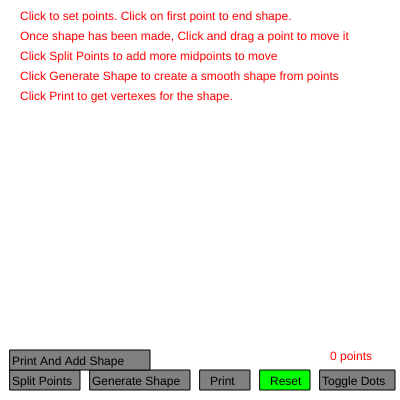
Frame 1 (no input)
Frame 60 (no input): identical to frame 1, image omitted
Frame 120 (the mouse pressed at the canvas centre since frame 60): identical to frame 1, image omitted

The p5.js sketch that drew this single still picture (run headless with seeded random() and noise() and a simulated clock; from frame 60 on, the mouse is pressed at the canvas centre):

// p5.js sketch
// ── sketch.js
// subdivision - split + average
// beginShape + endShape to enclose the entire shape
// EXPERIMENT with coloring and number of iterations

var points = [];
var multipoints = [];
var oldpoints = [];
var p2 = [];
var numPoints = 0;
var done = 0;
var start = 0;
var iterations = 0;

var pointDist = function (x, y) {
  var result = false;
  for (var i = 0; i < points.length; i++) {
    if (dist(x, y, points[i].x, points[i].y) < 10) {
      result = true;
      done = 1;
    }
  }
  return result;
};

var mouseDragged = function () {
  if (done === 1) {
    for (var i = 0; i < points.length; i++) {
      if (dist(mouseX, mouseY, points[i].x, points[i].y) < 10) {
        points[i].x = pmouseX;
        points[i].y = pmouseY;
        break;
      }
    }
  }
  else if (done === 2) {
    for (var i = 0; i < points.length; i++) {
      if (dist(mouseX, mouseY, points[i].x, points[i].y) < 10) {
        points[i].x = pmouseX;
        points[i].y = pmouseY;
        copyPoints();
        iterations = 0;
        break;
      }
    }
  }
}
var copyPoints = function () {
  multipoints.splice(0, multipoints.length);
  for (var i = 0; i < points.length; i++) {
    multipoints.push(new p5.Vector(points[i].x, points[i].y));
  }
}
var mouseClicked = function () {
  start = 1;
  if (mouseX > 10 && mouseX < 80 && mouseY > 370 && mouseY < 390) {
    if (done === 1) {
      splitAndAdd();
    }
  }
  else if (mouseX > 90 && mouseX < 190 && mouseY > 370 && mouseY < 390) {
    if (done === 1) {
      copyPoints();
      done = 2;
    }
  }
  else if (mouseX > 200 && mouseX < 250 && mouseY > 370 && mouseY < 390) {
    printPoints();
  }
  else if (mouseX > 260 && mouseX < 310 && mouseY > 370 && mouseY < 390) {
    points = [];
    p2 = [];
    start = 0;
    done = 0;
    numPoints = 0;
    iterations = 0;
  }
  else if (mouseX > 320 && mouseX < 395 && mouseY > 370 && mouseY < 390) {
    if (done === 2) {
      done = 3;
    }
    else if (done === 3) {
      done = 2;
    }
  }
  else if (mouseX > 10 && mouseX < 150 && mouseY > 350 && mouseY < 370) {
    printPoints();
    oldpoints.push(JSON.parse(JSON.stringify(multipoints)));
    points = [];
    p2 = [];
    multipoints = [];
    done = 0;
    numPoints = 0;
    iterations = 0;
  }
  else if ((done === 0) && (pointDist(mouseX, mouseY) === false)) {
    points.push(new p5.Vector(mouseX, mouseY));
    multipoints.push(new p5.Vector(mouseX, mouseY));
    numPoints++;
  }
};

var printPoints = function () {
  var output = "beginShape();\n"
  for (var i = 0; i < multipoints.length; i++) {
    output += "vertex(" + multipoints[i].x + ", " + multipoints[i].y + ");\n"
  }
  output += "endShape();"
  alert(output)
  console.log(output);
}

var splitAndAdd = function () {
  splitPoints();
  points.splice(0, points.length);
  for (i = 0; i < p2.length; i++) {
    points.push(new p5.Vector(p2[i].x, p2[i].y));
  }
  numPoints = points.length;
}

var splitPoints = function () {
  p2.splice(0, p2.length);
  for (var i = 0; i < points.length - 1; i++) {
    p2.push(new p5.Vector(points[i].x, points[i].y));
    p2.push(new p5.Vector((points[i].x + points[i + 1].x) / 2, (points[i].y +
      points[i + 1].y) / 2));
  }
  p2.push(new p5.Vector(points[i].x, points[i].y));
  p2.push(new p5.Vector((points[0].x + points[i].x) / 2, (points[0].y +
    points[i].y) / 2));
};

var average = function () {
  for (var i = 0; i < p2.length - 1; i++) {
    var x = (p2[i].x + p2[i + 1].x) / 2;
    var y = (p2[i].y + p2[i + 1].y) / 2;
    p2[i].set(x, y);
  }
  var x = (p2[i].x + points[0].x) / 2;
  var y = (p2[i].y + points[0].y) / 2;
  points.splice(0, points.length);
  for (i = 0; i < p2.length; i++) {
    points.push(new p5.Vector(p2[i].x, p2[i].y));
  }
};

var multisplitPoints = function () {
  p2.splice(0, p2.length);
  for (var i = 0; i < multipoints.length - 1; i++) {
    p2.push(new p5.Vector(multipoints[i].x, multipoints[i].y));
    p2.push(new p5.Vector((multipoints[i].x + multipoints[i + 1].x) / 2, (multipoints[i].y +
      multipoints[i + 1].y) / 2));
  }
  p2.push(new p5.Vector(multipoints[i].x, multipoints[i].y));
  p2.push(new p5.Vector((multipoints[0].x + multipoints[i].x) / 2, (multipoints[0].y +
    multipoints[i].y) / 2));
};

var multiaverage = function () {
  for (var i = 0; i < p2.length - 1; i++) {
    var x = (p2[i].x + p2[i + 1].x) / 2;
    var y = (p2[i].y + p2[i + 1].y) / 2;
    p2[i].set(x, y);
  }
  var x = (p2[i].x + multipoints[0].x) / 2;
  var y = (p2[i].y + multipoints[0].y) / 2;
  multipoints.splice(0, multipoints.length);
  for (i = 0; i < p2.length; i++) {
    multipoints.push(new p5.Vector(p2[i].x, p2[i].y));
  }
};

var subdivide = function () {
  multisplitPoints();
  multiaverage();
};

function setup() {
  createCanvas(400, 400);
}

var draw = function () {
  background(255, 255, 255);
  fill(255, 0, 0);
  if (start === 0) {
    text("Click to set points. Click on first point to end shape.", 20,
      20);
    text("Once shape has been made, Click and drag a point to move it", 20,
      40);
    text("Click Split Points to add more midpoints to move", 20,
      60);
    text("Click Generate Shape to create a smooth shape from points", 20,
      80);
    text("Click Print to get vertexes for the shape.", 20,
      100);
  }
  for (var j = 0; j < oldpoints.length; j++) {
    var oldshapepoints = oldpoints[j];
    //stroke(0);
    noFill();
    beginShape();
    for (var oldpt of oldshapepoints) {
      vertex(oldpt.x, oldpt.y);
    }
    vertex(oldshapepoints[0].x, oldshapepoints[0].y);
    endShape();
  }
  fill(255, 0, 0);
  if (done === 0) {
    for (var i = 0; i < points.length; i++) {
      ellipse(points[i].x, points[i].y, 10, 10);
    }
    for (var i = 0; i < points.length - 1; i++) {
      line(points[i].x, points[i].y, points[i + 1].x, points[i + 1].y);
    }
    if (points.length > 0) {
      line(points[i].x, points[i].y, mouseX, mouseY);
    }
  }
  else if (done === 1) {
    for (var i = 0; i < points.length; i++) {
      ellipse(points[i].x, points[i].y, 10, 10);
    }
    noFill();
    beginShape();
    for (var i = 0; i < points.length; i++) {
      vertex(points[i].x, points[i].y);
    }
    vertex(points[0].x, points[0].y);
    endShape();
  }
  else if (done === 2) {
    for (var i = 0; i < points.length; i++) {
      ellipse(points[i].x, points[i].y, 10, 10);
    }
    noFill();
    beginShape();
    for (var i = 0; i < multipoints.length; i++) {
      vertex(multipoints[i].x, multipoints[i].y);
    }
    vertex(multipoints[0].x, multipoints[0].y);
    endShape();

    if (iterations < 5) {
      subdivide();
      iterations++;
    }
  }
  else if (done === 3) {
    noFill();
    beginShape();
    for (var i = 0; i < multipoints.length; i++) {
      vertex(multipoints[i].x, multipoints[i].y);
    }
    vertex(multipoints[0].x, multipoints[0].y);
    endShape();

    if (iterations < 5 && multipoints.length < 500) {
      subdivide();
      iterations++;
    }
  }
  fill(255, 0, 0);
  text(numPoints + " points", 330, 360);

  fill(0, 255, 0);
  rect(260, 370, 50, 20)
  // Control panel
  if (done === 1) {
    fill(0, 255, 0);
  }
  else {
    fill("gray")
  }
  rect(10, 370, 70, 20)
  rect(90, 370, 100, 20)

  if (done === 2 || done === 3) {
    fill(0, 255, 0);
  }
  else {
    fill("gray")
  }
  rect(320, 370, 75, 20)

  if (done === 1 || done === 2 || done === 3) {
    fill(0, 255, 0);
  }
  else {
    fill("gray")
  }
  rect(200, 370, 50, 20)
  rect(10, 350, 140, 20)
  fill(0);
  text("Split Points", 12, 385);
  text("Generate Shape", 92, 385);
  text("Print", 210, 385);
  text("Print And Add Shape", 12, 365);
  text("Reset", 270, 385);
  text("Toggle Dots", 322, 385);
};
